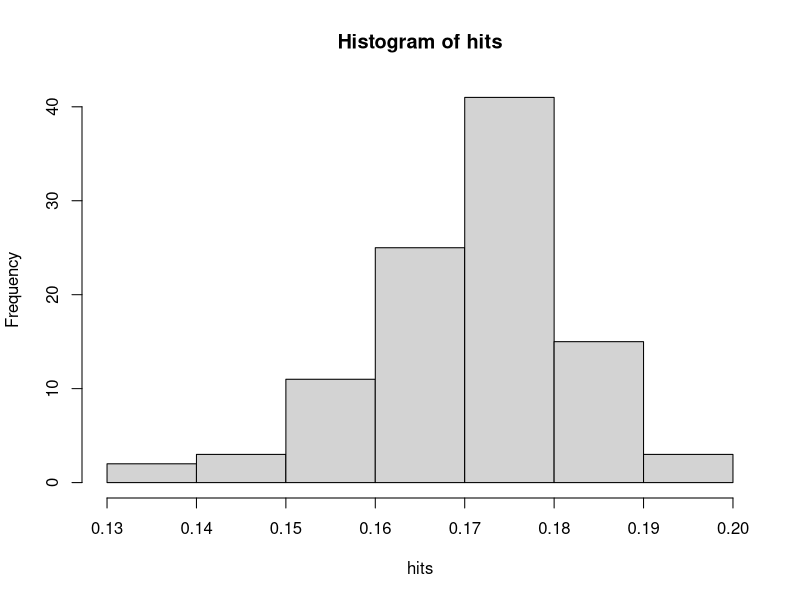

R code for this plot:
hits <- replicate(100, {
  success <- replicate(1000, {
    w <- sample(2:10) #our random set of 9 cards
    k <- w[1] #the first card
    w <- w[-which(w %in% k)] #take the first card out of the deck
    while (length(w) > 0){ #repeat until 1 card remains
     p <- w[1] #make p the next card
     if ((length(w[w < k]) > length(w[w > k]) & p < k) ||
        (length(w[w < k]) < length(w[w > k]) & p > k) ||
        (length(w[w < k]) == length(w[w > k]) & p > k)){ #prediction logic
      w <- w[-which(w %in% p)] #if prediction is right, "turn over" second card
      k = p #treat second card as first, and repeat until no cards left
   }
   else {break} #leave loop if the prediction is wrong
   }
   length(w) == 0 #if we get through all of the cards, call it a win!
   })
  mean(success) #average the successes
})
mean(hits) #find the probability
hist(hits)
